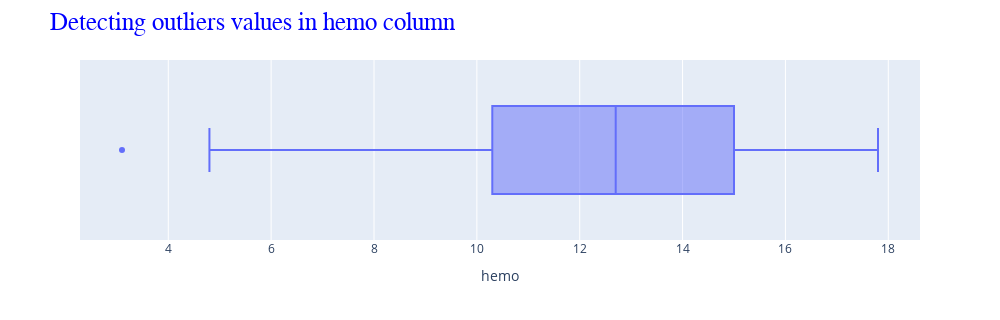

Write notebook code for a chart like this one.
### Code cell
ax = px.box( data_frame = data,
        x = 'hemo',
        width = 1000, height = 320)

ax.update_layout(
    title = {
        "text" : 'Detecting outliers values in hemo column',
        "font" : title_font_dict
    } 
)

### Figure 1 — Plotly figure (JSON) as saved in the notebook; plotly's stock layout.template omitted (floating-point values rounded to 4 significant figures; data arrays with more than 128 entries replaced by an {"elided": "..."} marker saying what was removed)
{"data": [{"alignmentgroup": "True", "hovertemplate": "hemo=%{x}<extra></extra>", "legendgroup": "", "marker": {"color": "#636efa"}, "name": "", "notched": false, "offsetgroup": "", "orientation": "h", "showlegend": false, "type": "box", "x": {"elided": "392 float values"}, "x0": " ", "xaxis": "x", "y0": " ", "yaxis": "y"}], "layout": {"boxmode": "group", "height": 320, "legend": {"tracegroupgap": 0}, "margin": {"t": 60}, "title": {"font": {"color": "Blue", "family": "Times New Roman", "size": 25}, "text": "Detecting outliers values in hemo column"}, "width": 1000, "xaxis": {"anchor": "y", "domain": [0, 1], "title": {"text": "hemo"}}, "yaxis": {"anchor": "x", "domain": [0, 1]}}}
